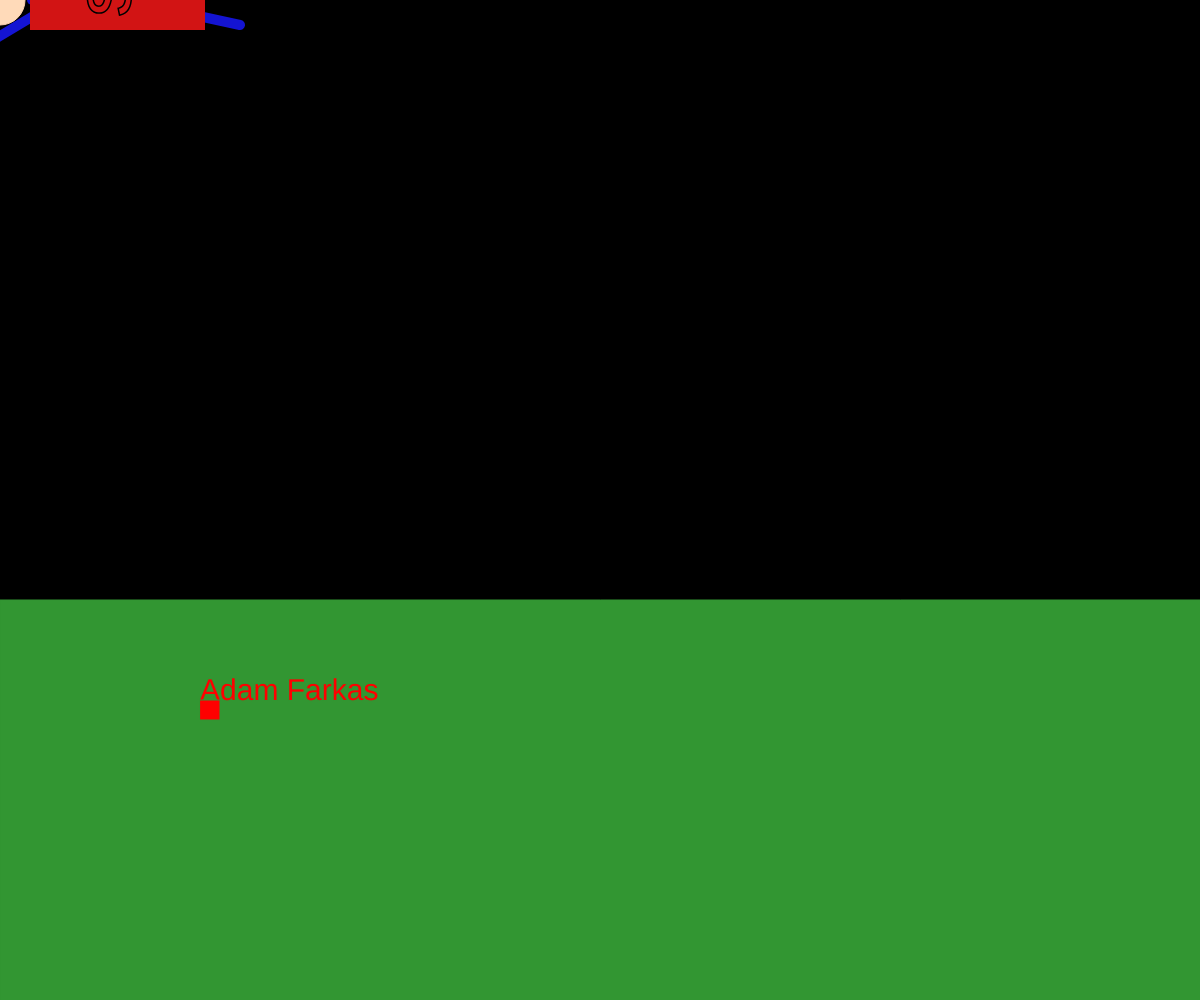
Frame 1 (no input)
Frame 60 (no input): identical to frame 1, image omitted
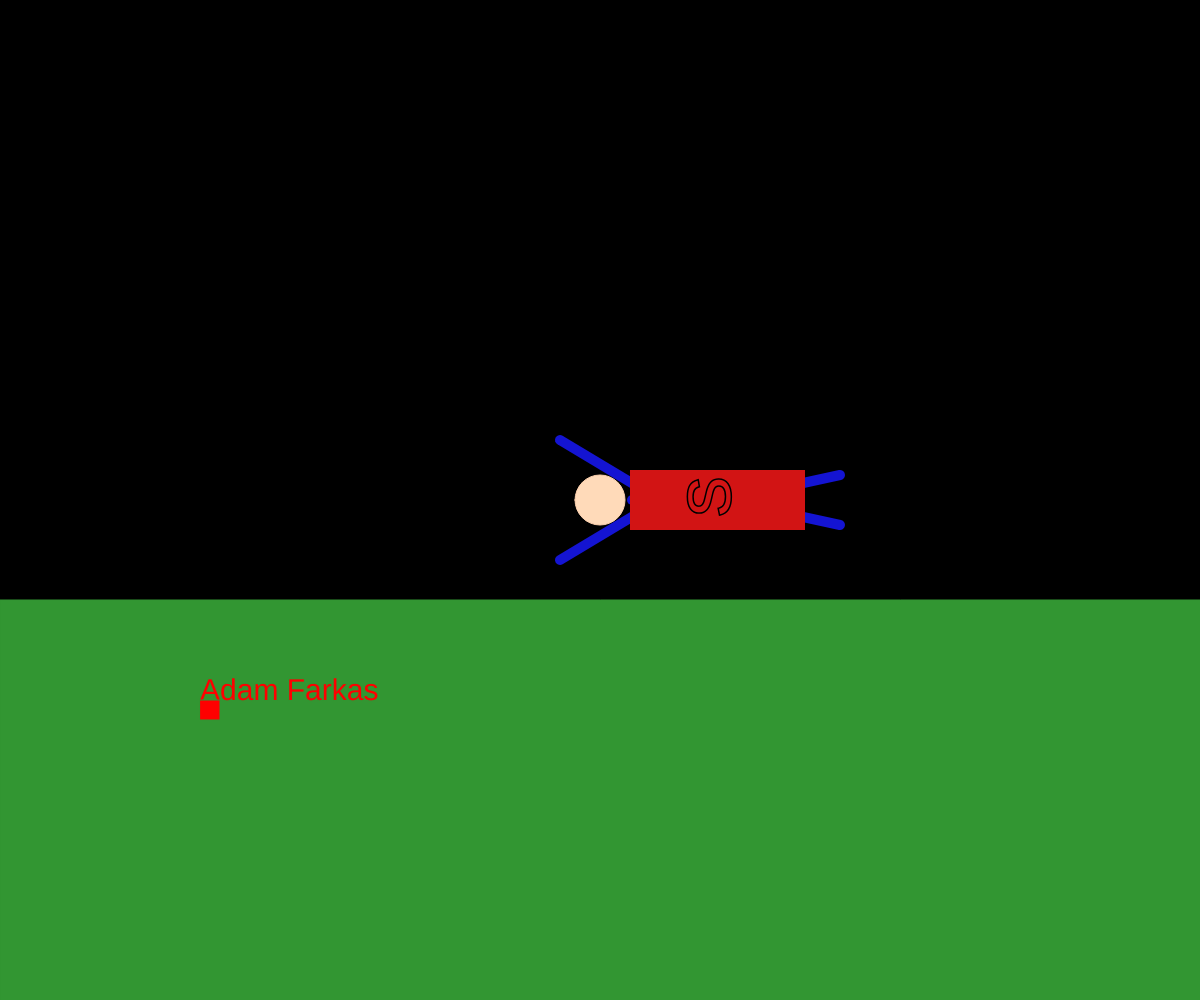
Frame 120 (the mouse pressed at the canvas centre since frame 60)

The p5.js sketch that drew these frames (run headless with seeded random() and noise() and a simulated clock; from frame 60 on, the mouse is pressed at the canvas centre):

// p5.js sketch
// ── sketch.js
// Project Title
// Your Name
// Date
//
// Extra for Experts:
// - describe what you did to take this project "above and beyond"
let x,y;
let tf = true;

function keyPressed(){
  if (key === " "){
    tf = !tf;
  }
}
  
function setup() {
  createCanvas(windowWidth, windowHeight);
}

function draw() {
  background(0);
  backStuff();
  textSize(30);
  fill(255,0,0);
  text("Adam Farkas", 200,700);
  rect(200,700,20,20);
  if (tf === true){
    push();
    translate(mouseX,mouseY);
    rotate(PI);
    superman(0,0);
    pop();
  }
  else if (tf === false){
    superman(mouseX,mouseY);


  }

}
  
  
function backStuff(){
  stroke(200);
  fill(200);
  ellipse(1550, 70, 200, 200);
  fill(50,150,50);
  stroke(50,150,50);
  rect(0, 600, 5000,5000);
  fill(255,255,255);
}

function superman(x,y){
  //head
  stroke(255,210,175);
  fill(255,218,185);
  ellipse(x,y,50,50);
  //body
  strokeWeight(10);
  stroke(20,20,210);
  line(x-32,y, x-125, y);
  //arms
  line(x-60, y,x+40,y-60);
  line(x-60, y,x+40,y+60);
  //legs
  
  line(x-125, y, x-240, y-25);
  line(x-125,y,x-240,y+25);

  //cape
  stroke(210,20,20);
  fill(210,20,20);
  rect(x-200,y-25,165,50);
  strokeWeight(3);
  textSize(60);
  stroke(0,0,0);
  push();
  translate(x-125,y+8);
  rotate(radians(90));
  text("S", -25,5);
  pop();







}
